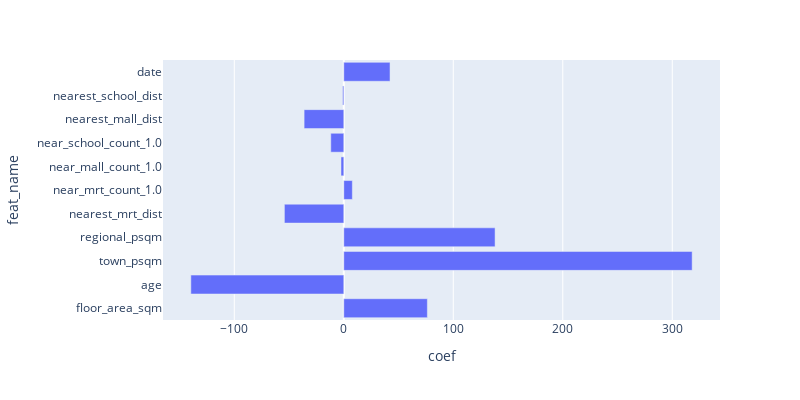

This figure's notebook cell:
### Code cell
pd.DataFrame.from_dict(coef_dict).plot.bar(x='coef', y='feat_name', orientation='h', height=400, width=800)

### Figure 1 — Plotly figure (JSON) as saved in the notebook; plotly's stock layout.template omitted (floating-point values rounded to 4 significant figures)
{"data": [{"alignmentgroup": "True", "hovertemplate": "coef=%{x}<br>feat_name=%{y}<extra></extra>", "legendgroup": "", "marker": {"color": "#636efa", "pattern": {"shape": ""}}, "name": "", "offsetgroup": "", "orientation": "h", "showlegend": false, "textposition": "auto", "type": "bar", "x": [76.32, -139.7, 318.2, 138.2, -54.23, 7.805, -2.553, -11.87, -36.24, -1.032, 42.24], "xaxis": "x", "y": ["floor_area_sqm", "age", "town_psqm", "regional_psqm", "nearest_mrt_dist", "near_mrt_count_1.0", "near_mall_count_1.0", "near_school_count_1.0", "nearest_mall_dist", "nearest_school_dist", "date"], "yaxis": "y"}], "layout": {"barmode": "relative", "height": 400, "legend": {"tracegroupgap": 0}, "margin": {"t": 60}, "width": 800, "xaxis": {"anchor": "y", "domain": [0, 1], "title": {"text": "coef"}}, "yaxis": {"anchor": "x", "domain": [0, 1], "title": {"text": "feat_name"}}}}
